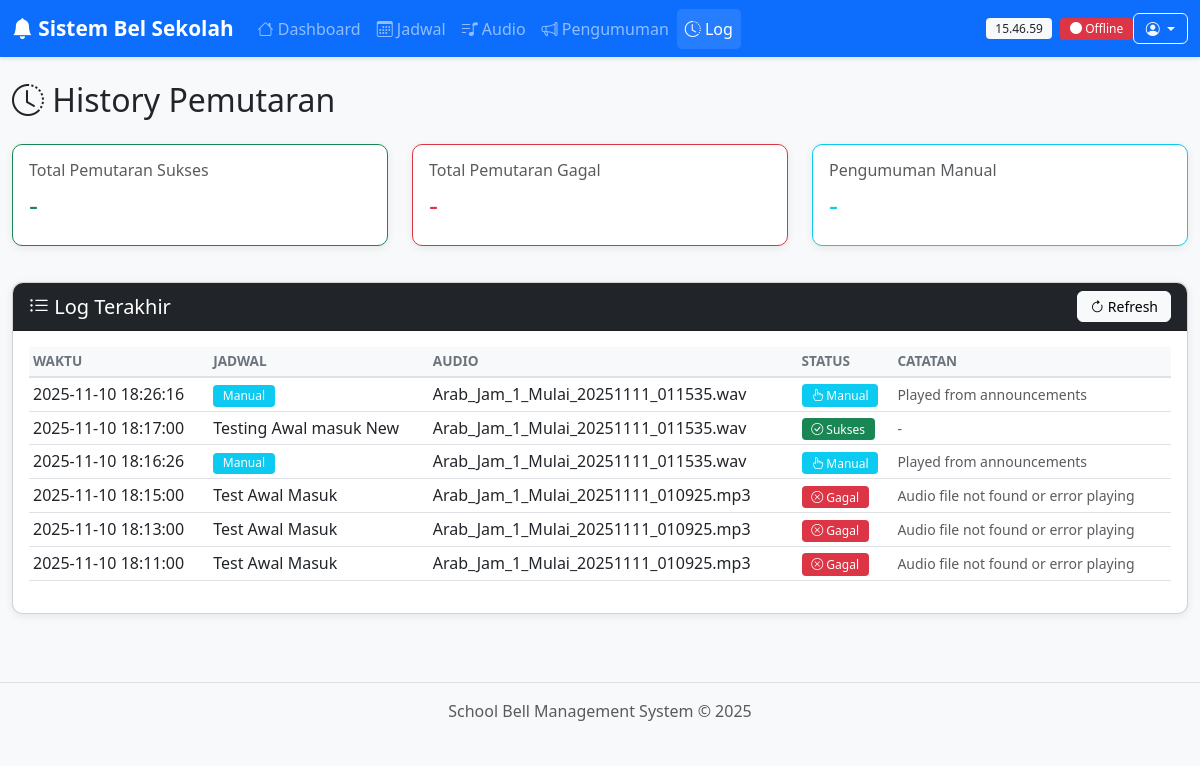
Page /logs on the earlier database version.
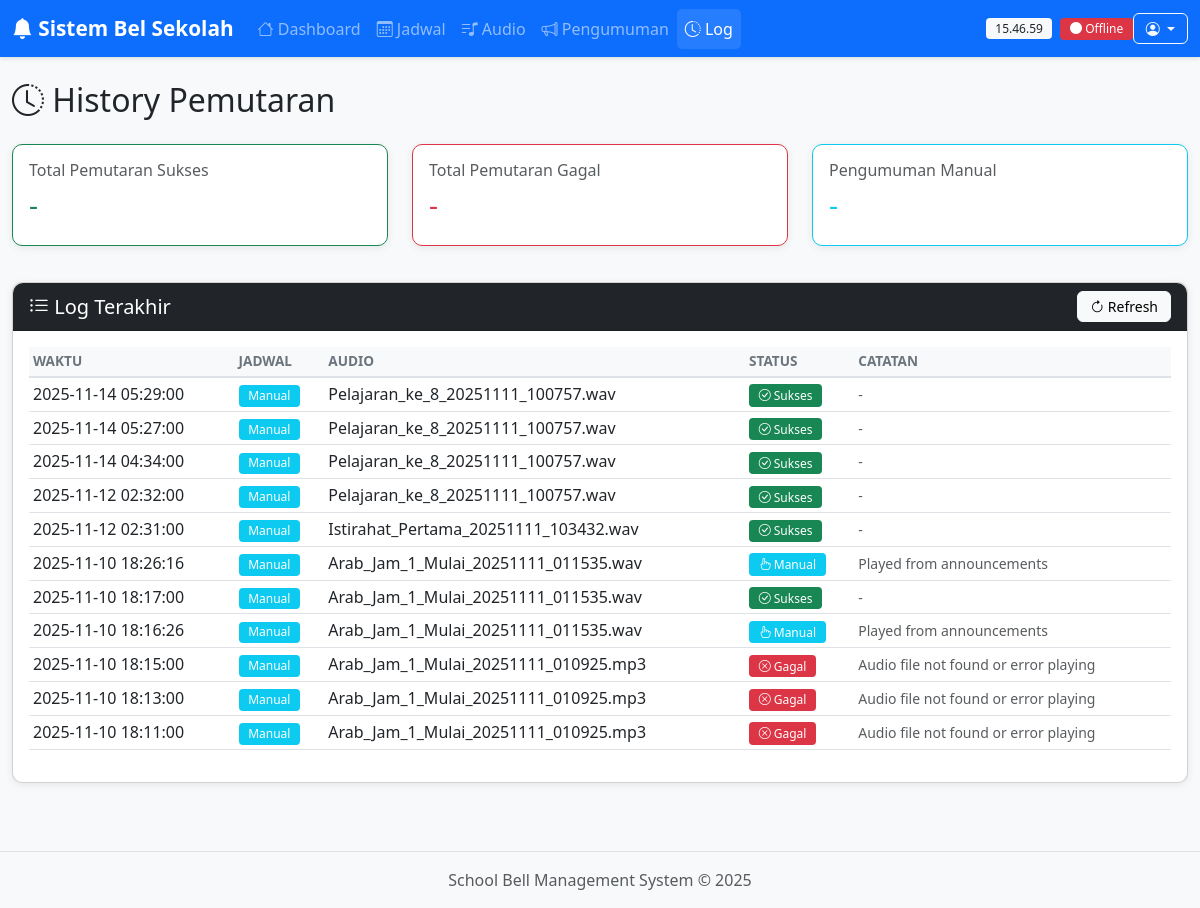
Same page on the later database version.
### tables this page shows
CREATE TABLE play_logs (
            id INTEGER PRIMARY KEY AUTOINCREMENT,
            schedule_id INTEGER,
            audio_file TEXT NOT NULL,
            played_at TIMESTAMP DEFAULT CURRENT_TIMESTAMP,
            status TEXT NOT NULL,
            notes TEXT,
            FOREIGN KEY (schedule_id) REFERENCES schedules (id)
        );

CREATE TABLE schedules (
            id INTEGER PRIMARY KEY AUTOINCREMENT,
            name TEXT NOT NULL,
            day_of_week TEXT NOT NULL,
            time TEXT NOT NULL,
            audio_file TEXT NOT NULL,
            is_active INTEGER DEFAULT 1,
            created_at TIMESTAMP DEFAULT CURRENT_TIMESTAMP
        );

### app.py (the view)
@app.route('/logs')
def logs_page():
    logs = database.get_recent_logs(100)
    return render_template('logs.html', logs=logs)

### database.py (called while the page is built)
def get_db_connection():
    conn = sqlite3.connect(DATABASE_PATH)
    conn.row_factory = sqlite3.Row  # Agar hasil query bisa diakses seperti dictionary
    return conn

def get_recent_logs(limit=50):
    conn = get_db_connection()
    logs = conn.execute('''
        SELECT l.*, s.name as schedule_name
        FROM play_logs l
        LEFT JOIN schedules s ON l.schedule_id = s.id
        ORDER BY l.played_at DESC
        LIMIT ?
    ''', (limit,)).fetchall()
    conn.close()
    return logs

### templates/logs.html (shortened to what this page needs)
{% extends "base.html" %}
{% block content %}
<div class="row">
    <div class="col-12">
        <h2 class="mb-4">
            <i class="bi bi-clock-history"></i> History Pemutaran
        </h2>
    </div>
</div>
<div class="row mb-3">
    <div class="col-md-4">
        <div class="card border-success">
            <div class="card-body">
                <h6 class="text-muted">Total Pemutaran Sukses</h6>
                <h3 class="text-success" id="successCount">-</h3>
            </div>
        </div>
    </div>
    <div class="col-md-4">
        <div class="card border-danger">
            <div class="card-body">
                <h6 class="text-muted">Total Pemutaran Gagal</h6>
                <h3 class="text-danger" id="failedCount">-</h3>
            </div>
        </div>
    </div>
    <div class="col-md-4">
        <div class="card border-info">
            <div class="card-body">
                <h6 class="text-muted">Pengumuman Manual</h6>
                <h3 class="text-info" id="manualCount">-</h3>
            </div>
        </div>
    </div>
</div>
<div class="row">
    <div class="col-12">
        <div class="card">
            <div class="card-header bg-dark text-white d-flex justify-content-between align-items-center">
                <h5 class="mb-0">
                    <i class="bi bi-list-ul"></i> Log Terakhir
                </h5>
                <button class="btn btn-sm btn-light" onclick="refreshLogs()">
                    <i class="bi bi-arrow-clockwise"></i> Refresh
                </button>
            </div>
            <div class="card-body">
                <div class="table-responsive">
                    <table class="table table-hover table-sm">
                        <thead class="table-light">
                            <tr>
                                <th>Waktu</th>
                                <th>Jadwal</th>
                                <th>Audio</th>
                                <th>Status</th>
                                <th>Catatan</th>
                            </tr>
                        </thead>
                        <tbody id="logsTableBody">
                            {% for log in logs %}
                            <tr>
                                <td>{{ log.played_at }}</td>
                                <td>
                                    {% if log.schedule_name %}
                                    {{ log.schedule_name }}
                                    {% else %}
                                    <span class="badge bg-info">Manual</span>
                                    {% endif %}
                                </td>
                                <td>{{ log.audio_file }}</td>
                                <td>
                                    {% if log.status == 'success' %}
                                    <span class="badge bg-success">
                                        <i class="bi bi-check-circle"></i> Sukses
                                    </span>
                                    {% elif log.status == 'failed' %}
                                    <span class="badge bg-danger">
                                        <i class="bi bi-x-circle"></i> Gagal
                                    </span>
                                    {% elif log.status == 'manual_play' %}
                                    <span class="badge bg-info">
                                        <i class="bi bi-hand-index"></i> Manual
                                    </span>
                                    {% elif log.status == 'cancelled' %}
                                    <span class="badge bg-warning">
                                        <i class="bi bi-dash-circle"></i> Dibatalkan
                                    </span>
                                    {% endif %}
                                </td>
                                <td>
                                    <small class="text-muted">{{ log.notes or '-' }}</small>
                                </td>
                            </tr>
                            {% else %}
                            <tr>
                                <td colspan="5" class="text-center text-muted">
                                    Belum ada log pemutaran.
                                </td>
                            </tr>
                            {% endfor %}
                        </tbody>
                    </table>
                </div>
            </div>
        </div>
    </div>
</div>
{% endblock %}

### templates/base.html (shortened to what this page needs)
<!DOCTYPE html>
<html lang="id">
<head>
    <link href="https://cdn.jsdelivr.net/npm/bootstrap@5.3.0/dist/css/bootstrap.min.css" rel="stylesheet">
    <link rel="stylesheet" href="https://cdn.jsdelivr.net/npm/bootstrap-icons@1.10.0/font/bootstrap-icons.css">
    <link rel="stylesheet" href="{{ url_for('static', filename='css/style.css') }}">
</head>
<body>
    <nav class="navbar navbar-expand-lg navbar-dark bg-primary">
        <div class="container-fluid">
            <a class="navbar-brand" href="/">
                <i class="bi bi-bell-fill"></i> Sistem Bel Sekolah
            </a>
            <div class="collapse navbar-collapse" id="navbarNav">
                <ul class="navbar-nav me-auto">
                    <li class="nav-item">
                        <a class="nav-link" href="/">
                            <i class="bi bi-house"></i> Dashboard
                        </a>
                    </li>
                    <li class="nav-item">
                        <a class="nav-link" href="/schedules">
                            <i class="bi bi-calendar3"></i> Jadwal
                        </a>
                    </li>
                    <li class="nav-item">
                        <a class="nav-link" href="/audio">
                            <i class="bi bi-music-note-list"></i> Audio
                        </a>
                    </li>
                    <li class="nav-item">
                        <a class="nav-link" href="/announcements">
                            <i class="bi bi-megaphone"></i> Pengumuman
                        </a>
                    </li>
                    <li class="nav-item">
                        <a class="nav-link" href="/logs">
                            <i class="bi bi-clock-history"></i> Log
                        </a>
                    </li>
                </ul>
                <div class="d-flex align-items-center">
                    <span class="badge bg-light text-dark me-2" id="currentTime">--:--:--</span>
                    <span class="badge bg-success me-2" id="statusBadge">
                    </span>
                    <div class="dropdown">
                        <button class="btn btn-sm btn-outline-light dropdown-toggle" type="button"
                                data-bs-toggle="dropdown">
                            <i class="bi bi-person-circle"></i> {{ session.username }}
                        </button>
                    </div>
                </div>
            </div>
        </div>
    </nav>
    <div class="container-fluid mt-4">
        {% block content %}{% endblock %}
    </div>
    <footer class="mt-5 py-3 bg-light text-center">
        <p class="text-muted mb-0">School Bell Management System © 2025</p>
    </footer>
</body>
</html>

### static/css/style.css (style rules this page uses)
:root { --primary-color: #0d6efd; --success-color: #198754; --danger-color: #dc3545; --warning-color: #ffc107; --info-color: #0dcaf0; }
body { font-family: 'Segoe UI', Tahoma, Geneva, Verdana, sans-serif; background-color: #f8f9fa; }
.navbar { box-shadow: 0 2px 4px rgba(0,0,0,.1); }
.navbar-brand { font-weight: bold; font-size: 1.3rem; }
.nav-link.active { background-color: rgba(255,255,255,0.1); border-radius: 5px; }
.card { border-radius: 10px; box-shadow: 0 2px 8px rgba(0,0,0,.08); margin-bottom: 20px; transition: transform 0.2s; }
.card-header { border-radius: 10px 10px 0 0 !important; font-weight: 600; }
.btn { border-radius: 6px; font-weight: 500; transition: all 0.2s; }
.btn-sm { padding: 0.25rem 0.75rem; }
.table { background-color: white; }
.table thead th { border-bottom: 2px solid #dee2e6; font-weight: 600; text-transform: uppercase; font-size: 0.85rem; color: #6c757d; }
.badge { padding: 0.4em 0.8em; font-weight: 500; border-radius: 4px; }
footer { margin-top: auto; border-top: 1px solid #dee2e6; }
.card { animation: fadeIn 0.3s ease-in-out; }

Differences in the rows shown:
added play_logs: played_at "2025-11-14 05:29:00", shows "Manual", audio_file "Pelajaran_ke_8_20251111_100757.wav", status "success" (drawn), notes "-"
added play_logs: played_at "2025-11-14 05:27:00", shows "Manual", audio_file "Pelajaran_ke_8_20251111_100757.wav", status "success" (drawn), notes "-"
added play_logs: played_at "2025-11-14 04:34:00", shows "Manual", audio_file "Pelajaran_ke_8_20251111_100757.wav", status "success" (drawn), notes "-"
added play_logs: played_at "2025-11-12 02:32:00", shows "Manual", audio_file "Pelajaran_ke_8_20251111_100757.wav", status "success" (drawn), notes "-"
added play_logs: played_at "2025-11-12 02:31:00", shows "Manual", audio_file "Istirahat_Pertama_20251111_103432.wav", status "success" (drawn), notes "-"
shown differently, row unchanged: play_logs (number 7 of 11 on the later page): schedule_name "Testing Awal masuk New" → (not shown); now shows "Manual"
shown differently, row unchanged: play_logs (number 9 of 11 on the later page): schedule_name "Test Awal Masuk" → (not shown); now shows "Manual"
shown differently, row unchanged: play_logs (number 10 of 11 on the later page): schedule_name "Test Awal Masuk" → (not shown); now shows "Manual"
shown differently, row unchanged: play_logs (number 11 of 11 on the later page): schedule_name "Test Awal Masuk" → (not shown); now shows "Manual"
